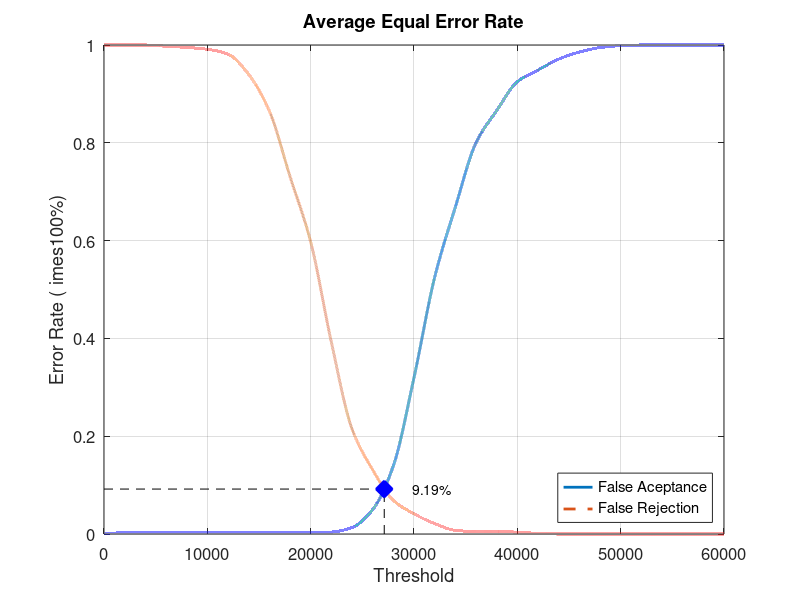
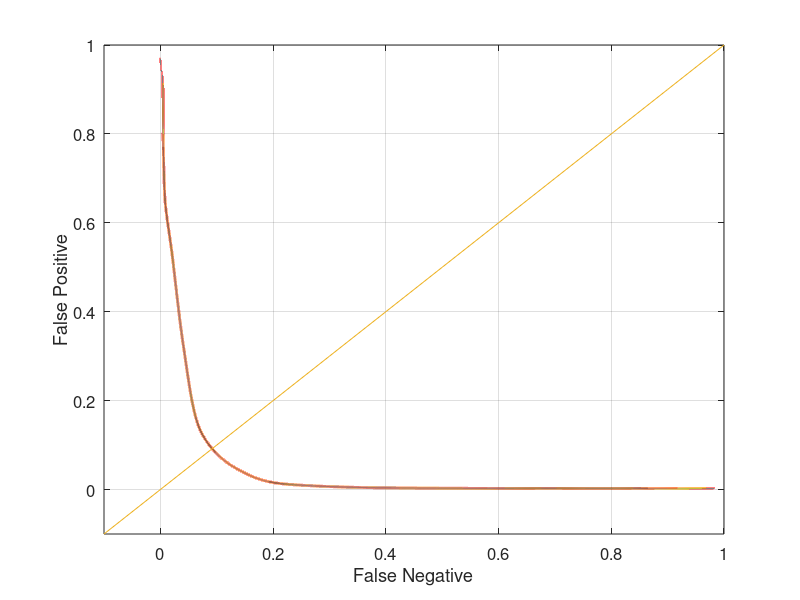

These figures' MATLAB source, in order:
close all;
clear;
clc;
x = 0:2000:60000;
xq = 0:0.5:60000;

y0 = [0 0.00263158 0.00263158 0.00263158 0.00263158 0.00263158 0.00263158 0.00263158 0.00263158 0.00263158 0.00263158 0.00394737 0.0131579 0.05 0.139474 0.319737 0.525 0.668421 0.8 0.865789 0.925 0.948684 0.971053 0.985526 0.994737 0.998684 1 1 1 1 1]
yy0 = interp1(x, y0, xq, 'pchip');
y1 = [1 1 1 0.9975 0.995 0.99125 0.98125 0.94 0.865 0.73125 0.5975 0.3925 0.215 0.13125 0.06875 0.04125 0.02125 0.0075 0.005 0.005 0.00375 0.00125 0 0 0 0 0 0 0 0 0]
yy1 = interp1(x, y1, xq, 'pchip');

% Calculating EER: 
y2 = abs(y0 - y1);
find(y2 == min(y2))
yy2 = abs(yy0 - yy1);
xEER = find(yy2 == min(yy2));
xEERIndex = xq(xEER) % X-axis EER
yEER = yy0(xEER) % Y-axis EER

main = figure
plot(xq, yy0,'-','LineWidth', 2);	hold on
plot(xq, yy1,'--','LineWidth', 2);	hold on
plot([xEERIndex xEERIndex], [0 yEER], 'k--');	hold on
plot([0 xEERIndex], [yEER yEER], 'k--');	hold on
plot(xEERIndex, yEER, 'bx', 'LineWidth', 10);	hold on
text(xEERIndex + 10 * xEERIndex / 100, yEER, [num2str(round((10000 * yEER)) / 100) '%'])
legend('False Aceptance', 'False Rejection', 'Location', 'SouthEast')
xlabel('Threshold')
ylabel('Error Rate (	imes100%)')
title('Average Equal Error Rate')
set(gca, 'FontSize', 12)
axis([0 60000 0 1])
grid on

print(main, 'Experiment2AverageMain', '-dpng');
FNRxFPR = figure('Color', [1 1 1]);
plot(yy1, yy0, '-', yy1, yy0, 'LineWidth', 2);
hold on
y = -0.1:0.1:1
plot(y, y); 
set(gca, 'FontSize', 12)
xlabel('False Negative')
ylabel('False Positive')
axis([-0.1 1 -0.1 1])
set(gca, 'FontSize', 12)
grid on

print(FNRxFPR, 'Experiment2AverageFNRxFPR','-dpng');
